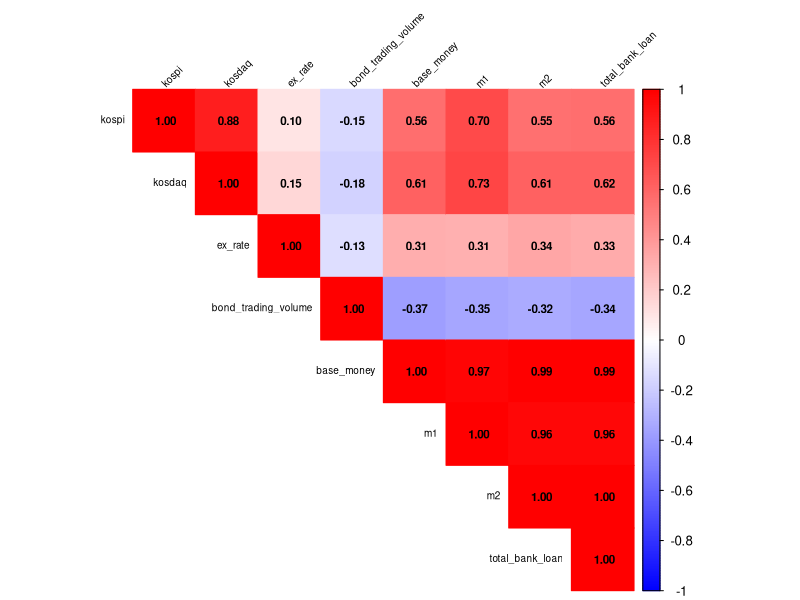
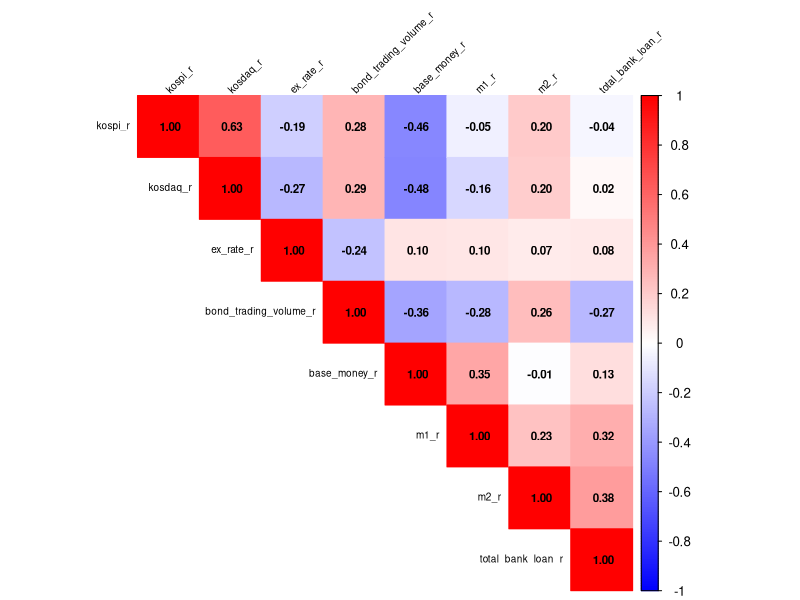

The R script that drew these images, in order:
## ---- chunk 1
knitr::opts_chunk$set(message = F, warning = F)
## ---- chunk 2
# 데이터 불러오기
data = read.csv('data_r.csv', header = T, stringsAsFactors = F)

# 패키지 로딩
pkg = c( 'stringr', 'dplyr', 'ggplot2', 'plotly', 'magrittr', 'corrplot', 'tidyr')

new.pkg = pkg[!(pkg %in% installed.packages()[, "Package"])]

if (length(new.pkg)) 
  install.packages(new.pkg, dependencies = TRUE)
  sapply(pkg, require, character.only = TRUE)

## ---- chunk 3
# 상관관계 도표(수준 변수에 대하여)
cor(data[, 2:9]) %>% corrplot(method = 'color', type = 'upper',
                             addCoef.col = 'black', number.cex = 0.7,
                             tl.cex = 0.6, tl.srt = 45, tl.col = 'black',
                             col = colorRampPalette(c('blue', 'white', 'red'))(200),
                             mar = c(0, 0, 0.5, 0))

# 상관관계 도표(변화율 변수에 대하여)
cor(data[-1, 10:17]) %>% corrplot(method = 'color', type = 'upper',
                              addCoef.col = 'black', number.cex = 0.7,
                              tl.cex = 0.6, tl.srt = 45, tl.col = 'black',
                              col = colorRampPalette(c('blue', 'white', 'red'))(200),
                              mar = c(0, 0, 0.5, 0))

## ---- chunk 4
# 상관관계가 유의한지 test

# 코스피 거래량과 환율
cor.test(data[, 2], data[, 4])

# 코스피 거래량과 채권 거래량
cor.test(data[, 2], data[, 5])

# 코스피 거래량과 본원통화량
cor.test(data[, 2], data[, 6])

# 코스피 거래량과 M1
cor.test(data[, 2], data[, 7])

# 코스피 거래량과 M2
cor.test(data[, 2], data[, 8])

# 코스피 거래량과 대출잔액
cor.test(data[, 2], data[, 9])


# 코스피 거래량 월별 변화율과 환율 변화율
cor.test(data[, 10], data[, 12])

# 코스피 거래량 월별 변화율과 채권거래량 변화율
cor.test(data[, 10], data[, 13])

